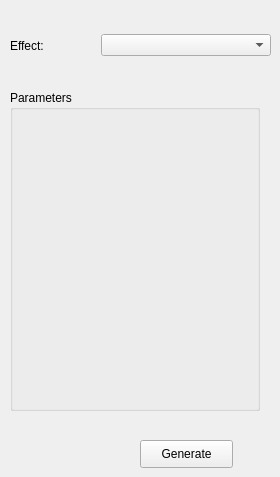
         <widget class="QWidget" name="tab">
          <attribute name="icon">
           <iconset resource="../../resources.qrc">
            <normaloff>:/resources/images/fx-trans.png</normaloff>:/resources/images/fx-trans.png</iconset>
          </attribute>
          <attribute name="title">
           <string/>
          </attribute>
          <widget class="QWidget" name="horizontalLayoutWidget">
           <property name="geometry">
            <rect>
             <x>10</x>
             <y>20</y>
             <width>261</width>
             <height>51</height>
            </rect>
           </property>
           <layout class="QHBoxLayout" name="horizontalLayout" stretch="1,2">
            <item>
             <widget class="QLabel" name="label_2">
              <property name="text">
               <string>Effect:</string>
              </property>
             </widget>
            </item>
            <item>
             <widget class="QComboBox" name="cmbEffect"/>
            </item>
           </layout>
          </widget>
          <widget class="QGroupBox" name="groupBox_2">
           <property name="geometry">
            <rect>
             <x>10</x>
             <y>90</y>
             <width>250</width>
             <height>321</height>
            </rect>
           </property>
           <property name="title">
            <string>Parameters</string>
           </property>
           <widget class="QWidget" name="gridLayoutWidget">
            <property name="geometry">
             <rect>
              <x>10</x>
              <y>20</y>
              <width>231</width>
              <height>301</height>
             </rect>
            </property>
            <layout class="QGridLayout" name="grdEffectParams"/>
           </widget>
          </widget>
          <widget class="QPushButton" name="btnGenerate">
           <property name="geometry">
            <rect>
             <x>140</x>
             <y>440</y>
             <width>93</width>
             <height>28</height>
            </rect>
           </property>
           <property name="text">
            <string>Generate</string>
           </property>
          </widget>
         </widget>
